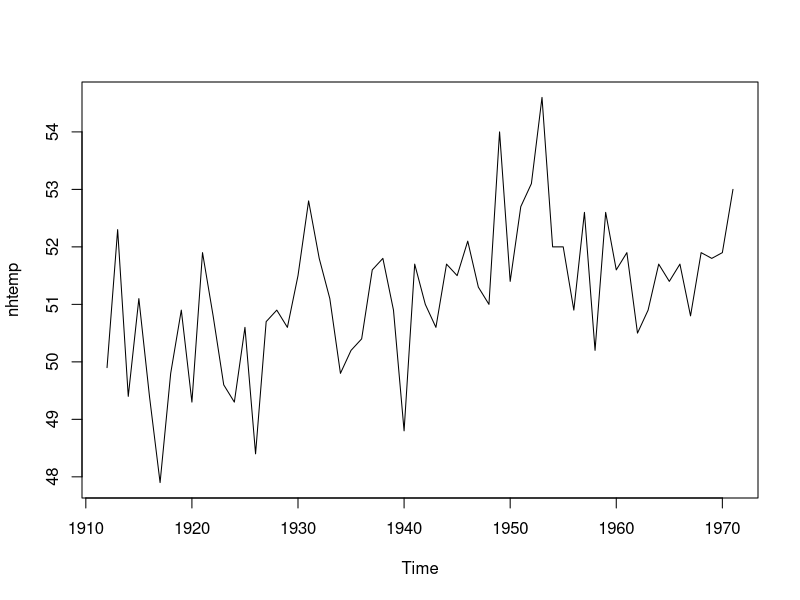
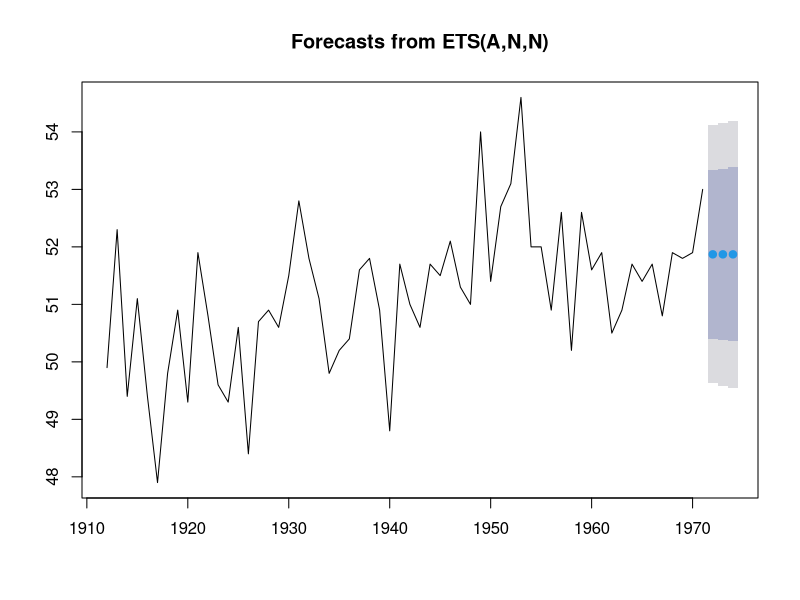

These figures' R source, in order: (Note: this script raises an error after producing the figures.)
# TS Forecasting with Exponential Smoothening

# Simple exponential smoothing
library(forecast)
?nhtemp
#Mean annual Temp in Degree F from 1912 to 1917 : 60 observations
# Types of Smoothening : (level, trend, seasoanal) : A- Additive, None, Z-automatice
# Simple - Level  : model- ANN
# double - level, slope (trend) : model : AAN
# triple - level, slope(trend), seasonal : model - AAA
par(mfrow=c(1,1))
plot(nhtemp)
(fitse = ets(nhtemp, model='ANN'))
(fitse2 = ses(nhtemp))

forecast(fitse,3)
plot(forecast(fitse,c(3)))
accuracy(fitse)

#Holt Exponential Smoothening
TS = level + slope * t + irregular
plot(AirPassengers)
#log model to use additive model
plot(log(AirPassengers))

(fithe = ets(log(AirPassengers), model='AAA'))
(pred = forecast(fithe, 5))
plot(pred, main='Forecast for Air Travel', ylab='Log (Air Passengers)', xlab='Time')
#since log was used, use exp to get predicted values
pred$mean
(pred$mean = exp(pred$mean))
(pred$lower = exp(pred$lower))
(pred$upper = exp(pred$upper))
(p = cbind(pred$mean, pred$lower, pred$upper))

(pred$mean = exp(pred$mean))




#Holt Winters Exponential Smoothening
TS = level + slope * t + s(t) + irregular

fit <- HoltWinters(nhtemp, beta=FALSE, gamma=FALSE)
fit
forecast(fit, 1)
plot(forecast(fit, 1), xlab="Year",   ylab=expression(paste("Temperature (", degree*F,")",)), main="New Haven Annual Mean Temperature")
accuracy(fit)
# Listing 15.5 - Exponential smoothing with level, slope, and seasonal components
fit <- HoltWinters(log(AirPassengers))
fit
accuracy(fit)
pred <- forecast(fit, 5)
pred
plot(pred, main="Forecast for Air Travel",
     ylab="Log(AirPassengers)", xlab="Time")
pred$mean <- exp(pred$mean)
pred$lower <- exp(pred$lower)
pred$upper <- exp(pred$upper)
p <- cbind(pred$mean, pred$lower, pred$upper)
dimnames(p)[[2]] <- c("mean", "Lo 80", "Lo 95", "Hi 80", "Hi 95")
p
# Listing 15.6 - Automatic exponential forecasting with ets()
library(forecast)
fit <- ets(JohnsonJohnson)
fit
plot(forecast(fit), main="Johnson and Johnson Forecasts",
     ylab="Quarterly Earnings (Dollars)", xlab="Time")
# Listing 15.7 - Transforming the time series and assessing stationarity
library(forecast)
library(tseries)
plot(Nile)
ndiffs(Nile)
dNile <- diff(Nile)
plot(dNile)
adf.test(dNile)

library(forecast)
?auto.arima
?arima
